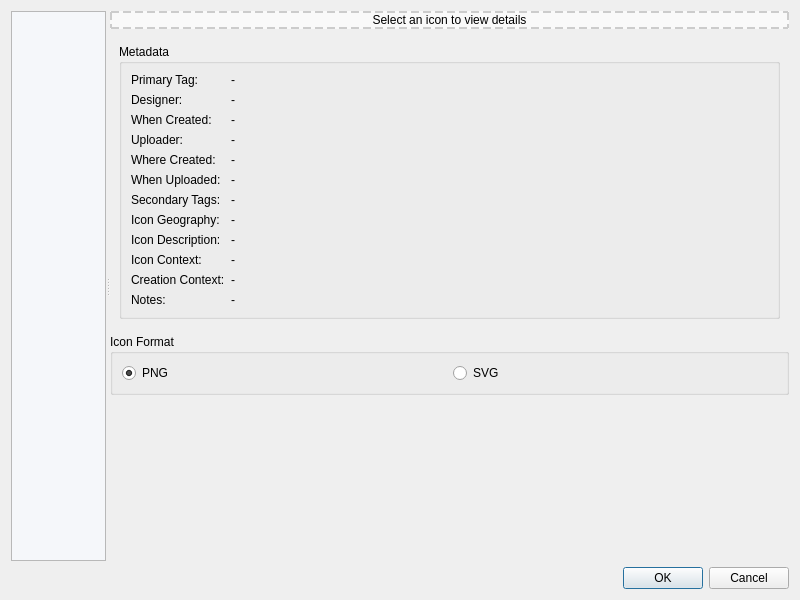
<ui version="4.0">
 <class>mapIconsDialogBase</class>
 <widget class="QDialog" name="mapIconsDialogBase">
  <property name="geometry">
   <rect>
    <x>0</x>
    <y>0</y>
    <width>800</width>
    <height>600</height>
   </rect>
  </property>
  <property name="windowTitle">
   <string>Map Icons</string>
  </property>

  <!-- Main Layout -->
  <layout class="QVBoxLayout" name="mainLayout">
   <item>
    <widget class="QSplitter" name="splitter">
     <property name="orientation">
      <enum>Qt::Horizontal</enum>
     </property>
     
     <!-- Left Side - Icon Grid -->
     <widget class="QScrollArea" name="scrollArea">
      <property name="widgetResizable">
       <bool>true</bool>
      </property>
      <property name="styleSheet">
       <string>QScrollArea {
    background-color: #f5f7fa;
    border: none;
}
QScrollArea > QWidget > QWidget {
    background-color: #f5f7fa;
}</string>
      </property>
      <widget class="QWidget" name="scrollAreaWidgetContents">
       <property name="styleSheet">
        <string>background-color: #f5f7fa;</string>
       </property>
       <layout class="QGridLayout" name="iconLayout">
        <property name="spacing">
         <number>12</number>
        </property>
        <property name="leftMargin">
         <number>10</number>
        </property>
        <property name="topMargin">
         <number>10</number>
        </property>
        <property name="rightMargin">
         <number>10</number>
        </property>
        <property name="bottomMargin">
         <number>10</number>
        </property>
       </layout>
      </widget>
     </widget>
     
     <!-- Right Side - Metadata Panel -->
     <widget class="QWidget" name="metadataPanel">
      <property name="minimumWidth">
       <number>380</number>
      </property>
      <property name="visible">
       <bool>false</bool>
      </property>
      <layout class="QVBoxLayout" name="metadataLayout">
       <!-- Icon Preview -->
       <item>
        <widget class="QLabel" name="iconPreviewLabel">
         <property name="text">
          <string>Select an icon to view details</string>
         </property>
         <property name="alignment">
          <set>Qt::AlignCenter</set>
         </property>
         <property name="minimumHeight">
          <number>200</number>
         </property>
         <property name="styleSheet">
          <string>border: 2px dashed #ccc; background-color: #f9f9f9;</string>
         </property>
        </widget>
       </item>
       
       <!-- Metadata Fields (in scroll area for long content like Creation Context) -->
       <item>
        <widget class="QScrollArea" name="metadataScrollArea">
         <property name="widgetResizable">
          <bool>true</bool>
         </property>
         <property name="horizontalScrollBarPolicy">
          <enum>Qt::ScrollBarAsNeeded</enum>
         </property>
         <property name="verticalScrollBarPolicy">
          <enum>Qt::ScrollBarAsNeeded</enum>
         </property>
         <property name="frameShape">
          <enum>QFrame::NoFrame</enum>
         </property>
         <widget class="QWidget" name="metadataScrollContents">
          <property name="geometry">
           <rect>
            <x>0</x>
            <y>0</y>
            <width>350</width>
            <height>600</height>
           </rect>
          </property>
          <layout class="QVBoxLayout" name="metadataScrollLayout">
           <item>
            <widget class="QGroupBox" name="metadataGroup">
         <property name="title">
          <string>Metadata</string>
         </property>
         <layout class="QFormLayout" name="metadataForm">
          <property name="fieldGrowthPolicy">
           <enum>QFormLayout::AllNonFixedFieldsGrow</enum>
          </property>
          <property name="labelAlignment">
           <set>Qt::AlignLeft|Qt::AlignTop</set>
          </property>
          <property name="formAlignment">
           <set>Qt::AlignLeft|Qt::AlignTop</set>
          </property>
          <item row="0" column="0">
           <widget class="QLabel" name="codeLabel">
            <property name="text">
             <string>Primary Tag:</string>
            </property>
           </widget>
          </item>
          <item row="0" column="1">
           <widget class="QLabel" name="codeValue">
            <property name="text">
             <string>-</string>
            </property>
           </widget>
          </item>
          <item row="1" column="0">
           <widget class="QLabel" name="createdByLabel">
            <property name="text">
             <string>Designer:</string>
            </property>
           </widget>
          </item>
          <item row="1" column="1">
           <widget class="QLabel" name="createdByValue">
            <property name="text">
             <string>-</string>
            </property>
           </widget>
          </item>
          <item row="2" column="0">
           <widget class="QLabel" name="createdLabel">
            <property name="text">
             <string>When Created:</string>
            </property>
           </widget>
          </item>
          <item row="2" column="1">
           <widget class="QLabel" name="createdValue">
            <property name="text">
             <string>-</string>
            </property>
           </widget>
          </item>
          <item row="3" column="0">
           <widget class="QLabel" name="modifiedByLabel">
            <property name="text">
             <string>Uploader:</string>
            </property>
           </widget>
          </item>
          <item row="3" column="1">
           <widget class="QLabel" name="modifiedByValue">
            <property name="text">
             <string>-</string>
            </property>
           </widget>
          </item>
          <item row="4" column="0">
           <widget class="QLabel" name="modifiedLabel">
            <property name="text">
             <string>Where Created:</string>
            </property>
           </widget>
          </item>
          <item row="4" column="1">
           <widget class="QLabel" name="modifiedValue">
            <property name="text">
             <string>-</string>
            </property>
           </widget>
          </item>
          <item row="5" column="0">
           <widget class="QLabel" name="whenUploadedLabel">
            <property name="text">
             <string>When Uploaded:</string>
            </property>
           </widget>
          </item>
          <item row="5" column="1">
           <widget class="QLabel" name="whenUploadedValue">
            <property name="text">
             <string>-</string>
            </property>
           </widget>
          </item>
          <item row="6" column="0">
           <widget class="QLabel" name="secondaryTagsLabel">
            <property name="text">
             <string>Secondary Tags:</string>
            </property>
            <property name="alignment">
             <set>Qt::AlignLeft|Qt::AlignTop</set>
            </property>
           </widget>
          </item>
          <item row="6" column="1">
           <widget class="QLabel" name="secondaryTagsValue">
            <property name="text">
             <string>-</string>
            </property>
            <property name="wordWrap">
             <bool>true</bool>
            </property>
            <property name="alignment">
             <set>Qt::AlignLeft|Qt::AlignTop</set>
            </property>
            <property name="sizePolicy">
             <sizepolicy hsizetype="Expanding" vsizetype="Preferred">
              <horstretch>1</horstretch>
              <verstretch>0</verstretch>
             </sizepolicy>
            </property>
           </widget>
          </item>
          <item row="7" column="0">
           <widget class="QLabel" name="iconGeographyLabel">
            <property name="text">
             <string>Icon Geography:</string>
            </property>
            <property name="alignment">
             <set>Qt::AlignLeft|Qt::AlignTop</set>
            </property>
           </widget>
          </item>
          <item row="7" column="1">
           <widget class="QLabel" name="iconGeographyValue">
            <property name="text">
             <string>-</string>
            </property>
            <property name="wordWrap">
             <bool>true</bool>
            </property>
            <property name="alignment">
             <set>Qt::AlignLeft|Qt::AlignTop</set>
            </property>
            <property name="sizePolicy">
             <sizepolicy hsizetype="Expanding" vsizetype="Preferred">
              <horstretch>1</horstretch>
              <verstretch>0</verstretch>
             </sizepolicy>
            </property>
           </widget>
          </item>
          <item row="8" column="0">
           <widget class="QLabel" name="iconDescriptionLabel">
            <property name="text">
             <string>Icon Description:</string>
            </property>
            <property name="alignment">
             <set>Qt::AlignLeft|Qt::AlignTop</set>
            </property>
           </widget>
          </item>
          <item row="8" column="1">
           <widget class="QLabel" name="iconDescriptionValue">
            <property name="text">
             <string>-</string>
            </property>
            <property name="wordWrap">
             <bool>true</bool>
            </property>
            <property name="alignment">
             <set>Qt::AlignLeft|Qt::AlignTop</set>
            </property>
            <property name="sizePolicy">
             <sizepolicy hsizetype="Expanding" vsizetype="Preferred">
              <horstretch>1</horstretch>
              <verstretch>0</verstretch>
             </sizepolicy>
            </property>
           </widget>
          </item>
          <item row="9" column="0">
           <widget class="QLabel" name="iconContextLabel">
            <property name="text">
             <string>Icon Context:</string>
            </property>
            <property name="alignment">
             <set>Qt::AlignLeft|Qt::AlignTop</set>
            </property>
           </widget>
          </item>
          <item row="9" column="1">
           <widget class="QLabel" name="iconContextValue">
            <property name="text">
             <string>-</string>
            </property>
            <property name="wordWrap">
             <bool>true</bool>
            </property>
            <property name="alignment">
             <set>Qt::AlignLeft|Qt::AlignTop</set>
            </property>
            <property name="sizePolicy">
             <sizepolicy hsizetype="Expanding" vsizetype="Preferred">
              <horstretch>1</horstretch>
              <verstretch>0</verstretch>
             </sizepolicy>
            </property>
           </widget>
          </item>
          <item row="10" column="0">
           <widget class="QLabel" name="creationContextLabel">
            <property name="text">
             <string>Creation Context:</string>
            </property>
            <property name="alignment">
             <set>Qt::AlignLeft|Qt::AlignTop</set>
            </property>
           </widget>
          </item>
          <item row="10" column="1">
           <widget class="QLabel" name="creationContextValue">
            <property name="text">
             <string>-</string>
            </property>
            <property name="wordWrap">
             <bool>true</bool>
            </property>
            <property name="alignment">
             <set>Qt::AlignLeft|Qt::AlignTop</set>
            </property>
            <property name="textInteractionFlags">
             <set>Qt::TextSelectableByMouse|Qt::LinksAccessibleByMouse</set>
            </property>
            <property name="openExternalLinks">
             <bool>true</bool>
            </property>
            <property name="sizePolicy">
             <sizepolicy hsizetype="Expanding" vsizetype="Preferred">
              <horstretch>1</horstretch>
              <verstretch>0</verstretch>
             </sizepolicy>
            </property>
           </widget>
          </item>
          <item row="11" column="0">
           <widget class="QLabel" name="notesLabel">
            <property name="text">
             <string>Notes:</string>
            </property>
            <property name="alignment">
             <set>Qt::AlignLeft|Qt::AlignTop</set>
            </property>
           </widget>
          </item>
          <item row="11" column="1">
           <widget class="QLabel" name="notesValue">
            <property name="text">
             <string>-</string>
            </property>
            <property name="wordWrap">
             <bool>true</bool>
            </property>
            <property name="alignment">
             <set>Qt::AlignLeft|Qt::AlignTop</set>
            </property>
            <property name="sizePolicy">
             <sizepolicy hsizetype="Expanding" vsizetype="Preferred">
              <horstretch>1</horstretch>
              <verstretch>0</verstretch>
             </sizepolicy>
            </property>
           </widget>
          </item>
         </layout>
        </widget>
           </item>
          </layout>
         </widget>
        </widget>
       </item>
       
       <!-- Icon Format Selection -->
       <item>
        <widget class="QGroupBox" name="formatGroup">
         <property name="title">
          <string>Icon Format</string>
         </property>
         <layout class="QHBoxLayout" name="formatLayout">
          <item>
           <widget class="QRadioButton" name="pngFormatRadio">
            <property name="text">
             <string>PNG</string>
            </property>
            <property name="checked">
             <bool>true</bool>
            </property>
           </widget>
          </item>
          <item>
           <widget class="QRadioButton" name="svgFormatRadio">
            <property name="text">
             <string>SVG</string>
            </property>
           </widget>
          </item>
         </layout>
        </widget>
       </item>
       
       <!-- Spacer -->
       <item>
        <spacer name="verticalSpacer">
         <property name="orientation">
          <enum>Qt::Vertical</enum>
         </property>
         <property name="sizeHint" stdset="0">
          <size>
           <width>20</width>
           <height>40</height>
          </size>
         </property>
        </spacer>
       </item>
      </layout>
     </widget>
    </widget>
   </item>
   
   <!-- Buttons -->
   <item>
    <widget class="QDialogButtonBox" name="button_box">
     <property name="orientation">
      <enum>Qt::Horizontal</enum>
     </property>
     <property name="standardButtons">
      <set>QDialogButtonBox::Cancel|QDialogButtonBox::Ok</set>
     </property>
    </widget>
   </item>
  </layout>
 </widget>

 <resources/>
 <connections>
  <connection>
   <sender>button_box</sender>
   <signal>accepted()</signal>
   <receiver>mapIconsDialogBase</receiver>
   <slot>accept()</slot>
  </connection>
  <connection>
   <sender>button_box</sender>
   <signal>rejected()</signal>
   <receiver>mapIconsDialogBase</receiver>
   <slot>reject()</slot>
  </connection>
 </connections>
</ui>
